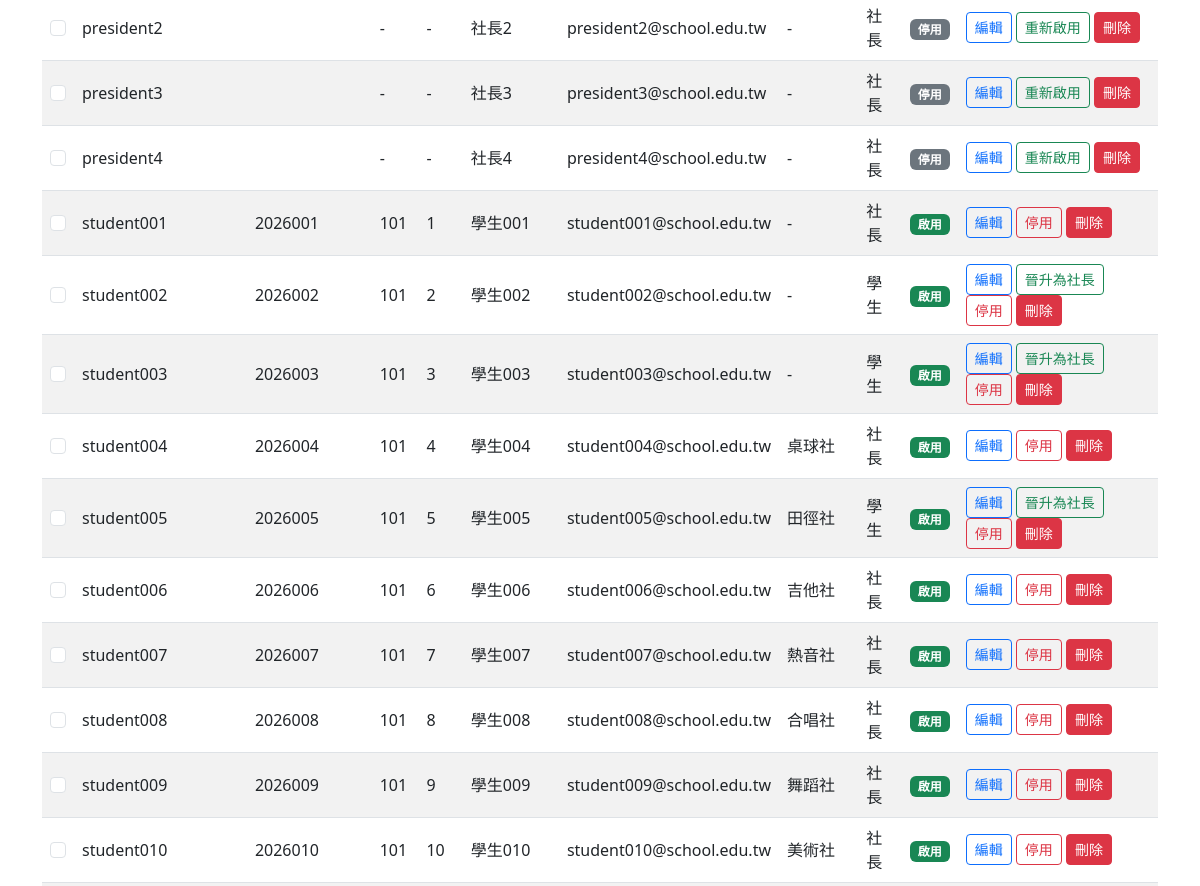
/admin-panel/students/ (signed in, middle part), run on an earlier commit of the app's database.
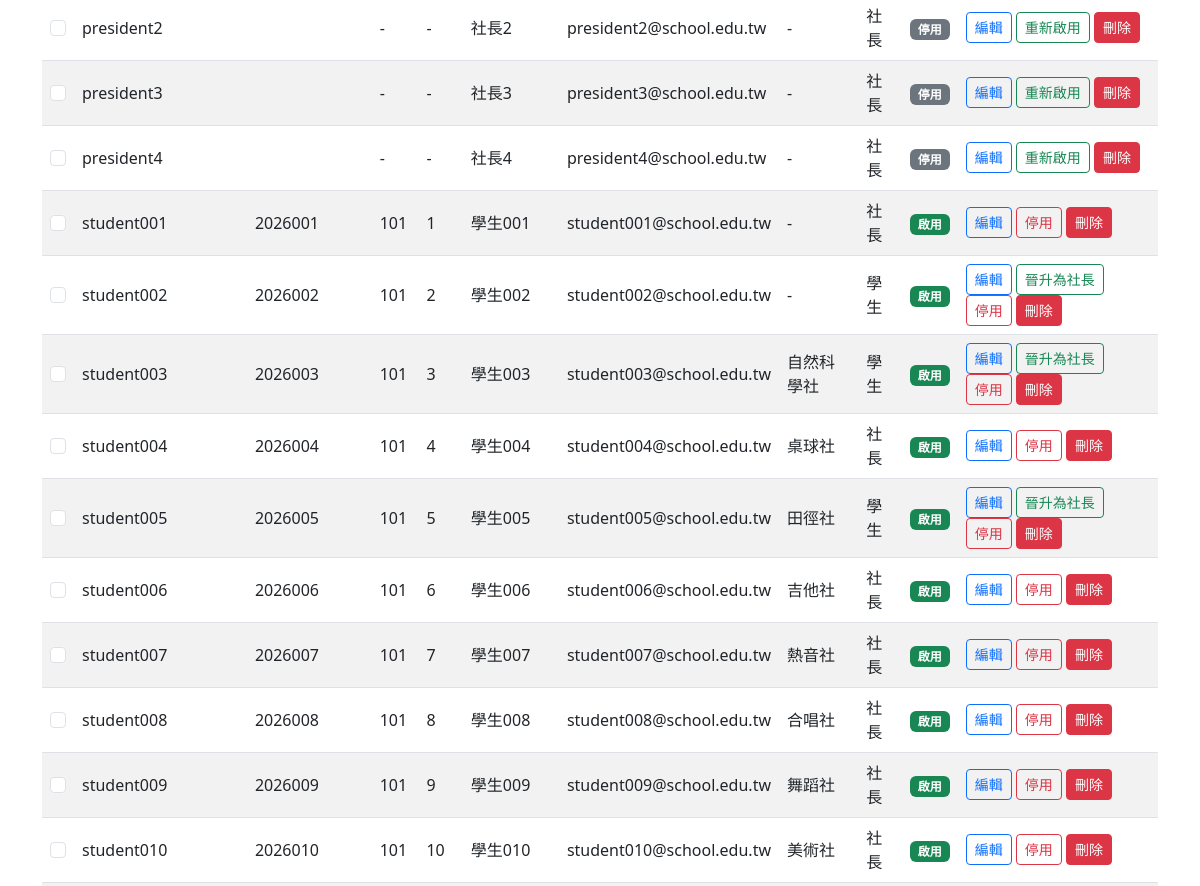
And on a later commit of the database.
### accounts/models.py (models this page shows, shortened)
class User(django.contrib.auth.models.AbstractUser):
    ROLE_CHOICES = [
        ('student', '學生'),
        ('president', '社長'),
        ('teacher', '指導老師'),
        ('admin', '訓育組（管理員）'),
    ]
    role = models.CharField(
        max_length=20,
        choices=ROLE_CHOICES,
        default='student',
        verbose_name='身分組'
    )
    student_id = models.CharField(
        max_length=20,
        blank=True,
        verbose_name='學號'
    )
    class_name = models.CharField(
        max_length=20,
        blank=True,
        verbose_name='班級'
    )
    seat_number = models.PositiveSmallIntegerField(
        null=True,
        blank=True,
        verbose_name='座號'
    )
    club = models.ForeignKey(
        'clubs.Club',
        on_delete=models.SET_NULL,
        null=True,
        blank=True,
        verbose_name='所屬社團',
        related_name='members'
    )
    class Meta:
        verbose_name = '使用者'
        verbose_name_plural = '使用者'

### clubs/models.py (models this page shows, shortened)
class Club(models.Model):
    CATEGORY_CHOICES = [
        ('academic', '學術類'),
        ('arts', '藝文類'),
        ('performance', '藝能類'),
        ('recreation', '康輔類'),
        ('sports', '體育類'),
    ]
    code = models.CharField(max_length=10, unique=True, null=True, blank=True, verbose_name='社團代號')
    name = models.CharField(max_length=100, verbose_name='社團名稱')
    teacher = models.CharField(max_length=50, default='', verbose_name='指導老師')
    president = models.CharField(max_length=50, default='', verbose_name='社長')
    location = models.CharField(max_length=100, blank=True, verbose_name='社課場地')
    category = models.CharField(max_length=20, choices=CATEGORY_CHOICES, blank=True, verbose_name='類別')
    description = models.TextField(blank=True, verbose_name='社團描述')
    max_members = models.PositiveIntegerField(default=30, verbose_name='人數上限')
    current_members = models.PositiveIntegerField(default=0, verbose_name='現有人數')
    is_active = models.BooleanField(default=True, verbose_name='啟用中')
    created_at = models.DateTimeField(auto_now_add=True, verbose_name='建立時間')
    updated_at = models.DateTimeField(auto_now=True, verbose_name='更新時間')
    class Meta:
        verbose_name = '社團'
        verbose_name_plural = '社團'
        ordering = ['name']
    def __str__(self):
        return self.name

### accounts/views.py (the view)
# urls.py: path('admin-panel/students/', views.StudentAdminListView.as_view(), name='student_admin_list'),
class StudentAdminListView(LoginRequiredMixin, AdminRequiredMixin, ListView):
    model = User
    template_name = 'accounts/student_admin_list.html'
    context_object_name = 'students'
    paginate_by = 50
    def get_queryset(self):
        queryset = User.objects.filter(
            role__in=['student', 'president'],
        ).select_related('club').order_by('username')
        query = self.request.GET.get('q', '').strip()
        if query:
            queryset = queryset.filter(
                Q(username__icontains=query)
                | Q(student_id__icontains=query)
                | Q(first_name__icontains=query)
            )
        return queryset
    def get_context_data(self, **kwargs):
        context = super().get_context_data(**kwargs)
        context['q'] = self.request.GET.get('q', '').strip()
        return context

### accounts/views.py (called while the page is built)
    def test_func(self):
        user = self.request.user
        return user.is_authenticated and (
            user.is_superuser or getattr(user, 'role', None) == 'admin'
        )

### transfers/context_processors.py (called while the page is built)
def transfer_window(request):
    return get_transfer_window_state()

### transfers/models.py (called while the page is built)
    @classmethod
    def get_current(cls):
        return cls.objects.order_by('-updated_at', '-pk').first()

    def is_open(self, today=None):
        if self.is_paused:
            return False
        today = today or timezone.localdate()
        return self.start_date <= today <= self.end_date

    def get_status(self, today=None):
        if self.is_paused:
            return 'paused'
        today = today or timezone.localdate()
        if today < self.start_date:
            return 'not_started'
        if today > self.end_date:
            return 'ended'
        return 'open'

### templates/accounts/student_admin_list.html (shortened to what this page needs)
{% extends "base.html" %}
{% block content %}
<div class="table-responsive">
    <table class="table table-striped table-hover align-middle">
        <tbody>
            {% for student in students %}
                <tr>
                    <td>
                        {% if student.role == 'student' or student.role == 'president' %}
                            <input type="checkbox" class="form-check-input student-checkbox" name="student_ids" value="{{ student.pk }}" form="bulk-student-form" aria-label="選取 {{ student.username }}">
                        {% endif %}
                    </td>
                    <td>{{ student.username }}</td>
                    <td>{{ student.student_id }}</td>
                    <td>{{ student.class_name|default:"-" }}</td>
                    <td>{{ student.seat_number|default:"-" }}</td>
                    <td>{{ student.first_name }}</td>
                    <td>{{ student.email }}</td>
                    <td>{{ student.club|default:"-" }}</td>
                    <td>{{ student.get_role_display }}</td>
                    <td>
                        {% if student.is_active %}
                            <span class="badge bg-success">啟用</span>
                        {% else %}
                            <span class="badge bg-secondary">停用</span>
                        {% endif %}
                    </td>
                    <td>
                        <a href="{% url 'student_admin_edit' student.pk %}" class="btn btn-sm btn-outline-primary">
                            編輯
                        </a>
                        {% if student.is_active and student.role == 'student' %}
                            <form method="post" action="{% url 'student_admin_promote_president' student.pk %}" class="d-inline">
                                <button type="submit" class="btn btn-sm btn-outline-success">晉升為社長</button>
                            </form>
                        {% endif %}
                        {% if student.role == 'student' or student.role == 'president' %}
                            {% if student.is_active %}
                                <a href="{% url 'student_admin_deactivate' student.pk %}" class="btn btn-sm btn-outline-danger">停用</a>
                            {% else %}
                                <form method="post" action="{% url 'student_admin_reactivate' student.pk %}" class="d-inline">
                                    <button type="submit" class="btn btn-sm btn-outline-success">重新啟用</button>
                                </form>
                            {% endif %}
                            <a href="{% url 'student_admin_delete' student.pk %}" class="btn btn-sm btn-danger">刪除</a>
                        {% endif %}
                    </td>
                </tr>
            {% empty %}
                <tr>
                    <td colspan="11" class="text-center text-muted">沒有符合條件的學生。</td>
                </tr>
            {% endfor %}
        </tbody>
    </table>
</div>
{% endblock %}

What changed in the data, as far as the page shows it:
changed User "student003": club "-" → "自然科學社"
